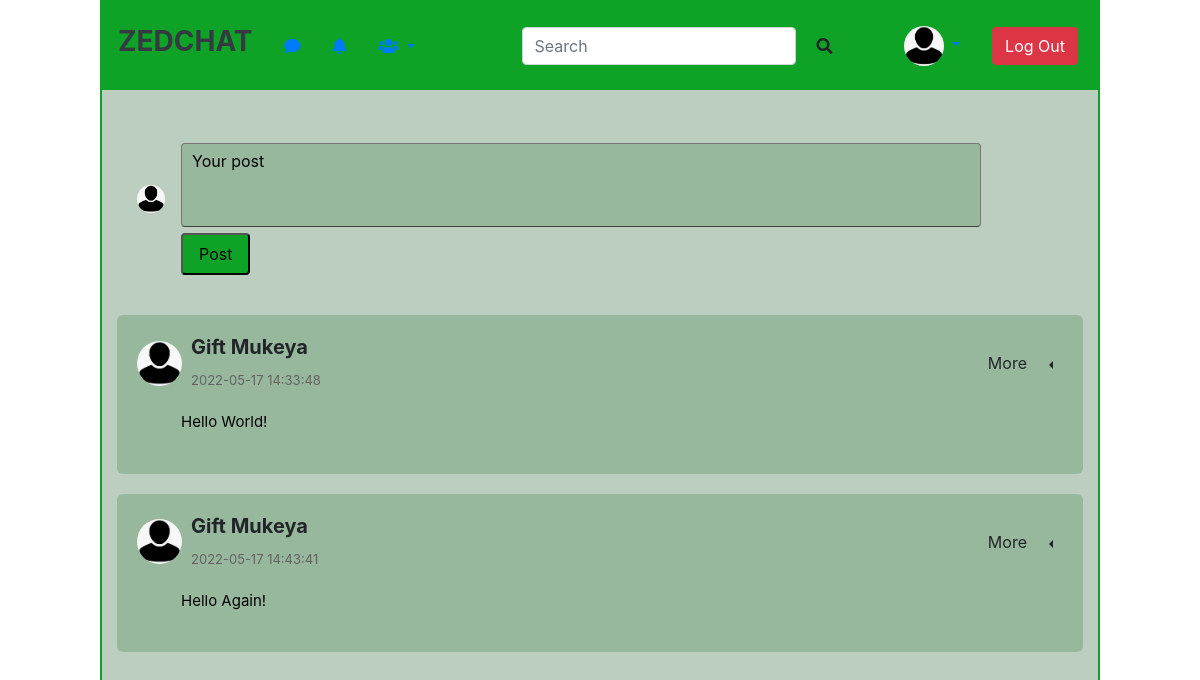
The page /homepage (signed in) on the database as committed earlier.
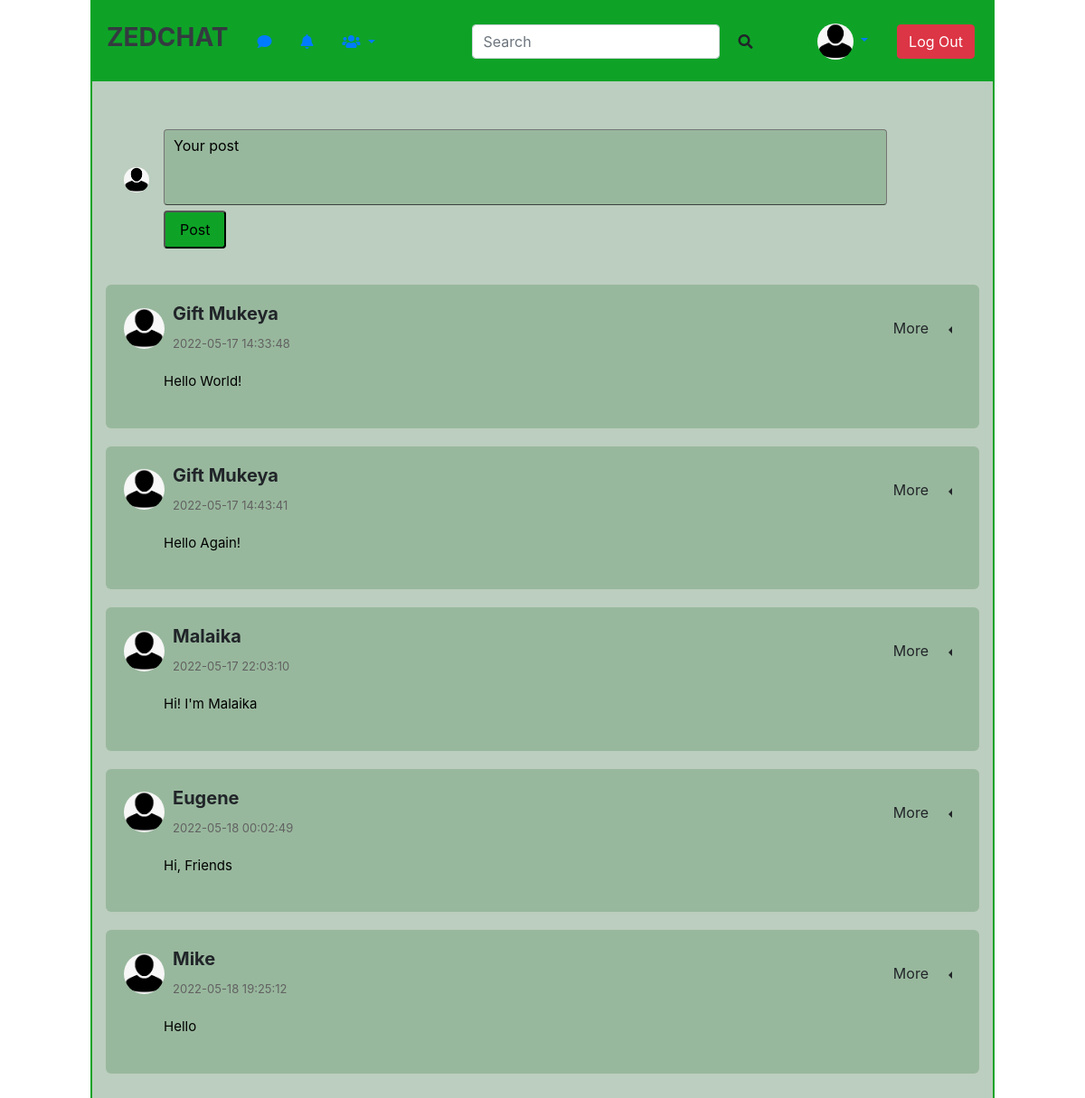
The same page on the database as committed later.
### tables this page shows
CREATE TABLE "Posts" ("Id" INTEGER PRIMARY KEY AUTOINCREMENT, "UserId"	INTEGER, "Text"	TEXT, "DateTime"	TIMESTAMP DEFAULT CURRENT_TIMESTAMP);

CREATE TABLE "Users" ("Id" INTEGER PRIMARY KEY AUTOINCREMENT UNIQUE, "Name"	TEXT, "Bio"	TEXT, "Email" TEXT UNIQUE, "password" TEXT);

### app.py (the view)
@app.route("/homepage")
@login_required
def homepage():
    posts = db.get_all_posts()
    user = db.get_user_by_Id(current_user.id)[0]['Name']
    if (posts == None):
        posts = []
    return render_template('main.html', posts=posts, Id=current_user, user=user, title = "My feed")

### app.py (called while the page is built)
@login_manager.user_loader
def load_user(user_id):
    return User.get(user_id)

    @classmethod
    def get(cls,id):
       return User(id)

### database.py (called while the page is built)
    def execute_return_query(self, query_text, *parameters):
      conn = sqlite3.connect(self.filename)
      cur = conn.cursor()
      cur.execute(query_text, parameters)
      column_names = []
      for column in cur.description:
       column_names.append(column[0])
      rows = cur.fetchall()
      dicts = []
      for row in rows:
        d = dict(zip(column_names, row))
        dicts.append(d)
        conn.close()
      return dicts

    def get_user_by_Id(self,Id):
      return self.execute_return_query("SELECT * FROM Users WHERE Id = ?",Id)

    def get_all_posts(self):
        return self.execute_return_query("SELECT * FROM Posts Inner JOIN Users ON Posts.UserId = Users.Id;")

### templates/main.html (shortened to what this page needs)
{% extends 'index.html' %}
{% block content %}
<div class="container">
    <div class="main-content">
            <div class="write-post-container">
                <div class="user-profile">
                    <img src="{{url_for('static', filename='GiftM.jpg')}}" alt="Image" class="user-profile-img">
                 <form action="/create" method="POST">
                    <div class="post-input-container">
                        <textarea rows="3" placeholder="Your post" name="post-content"></textarea>
                        <div class="level-left">
                            <div class="level-item">
                                <button class="button-post float-left">Post</button>
                            </div>
                        </div>
                    </div>
                 </form>
                </div>
            </div>
        {% for post in posts %}
        <div class="post-container">
            <div class="post-row">
                <div class="user-profile">
                    <img src="{{url_for('static', filename='GiftM.jpg')}}" alt="Image">
                    <div class="pl-2">
                        <h5 class="mt-0 font-weight-bold">{{ post['Name'] }}</h5>
                    <span>{{ post['DateTime'] }}</span>
                    </div>
                </div>
                <div class="btn-group dropleft">
                    <button type="button" class="btn">More</button>
                    <button type="button" class="btn dropdown-toggle dropdown-toggle-split" data-toggle="dropdown" aria-haspopup="true" aria-expanded="false">
                    </button>
                  </div>
            </div>
            <div class="ml-4">
                <p class="post-text">
                {{ post['Text'] }}
            </p>
        </div>
        </div>
        {% endfor %}
    </div>
</div>
{% endblock %}

Rows that differ between the two databases and show on the page:
added Posts: Name "Malaika", DateTime "2022-05-17 22:03:10", Text "Hi! I'm Malaika"
added Posts: Name "Eugene", DateTime "2022-05-18 00:02:49", Text "Hi, Friends"
added Posts: Name "Mike", DateTime "2022-05-18 19:25:12", Text "Hello"
